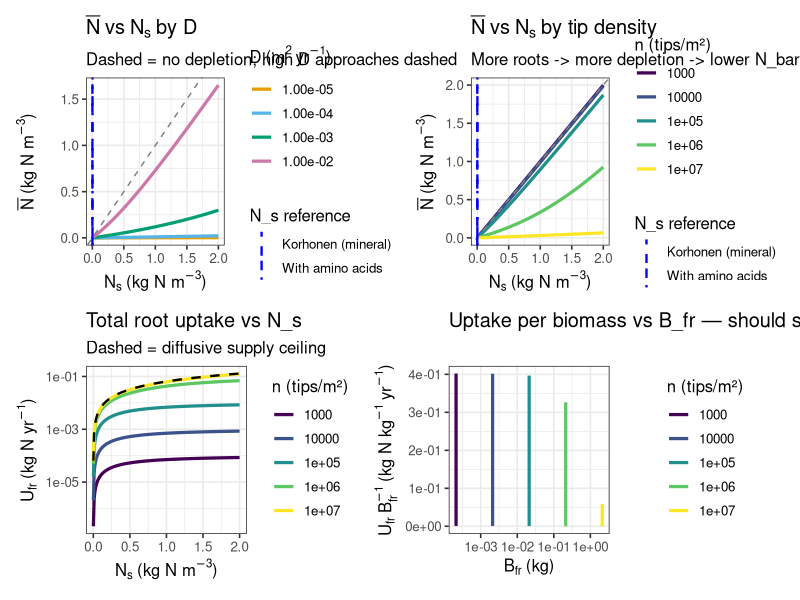
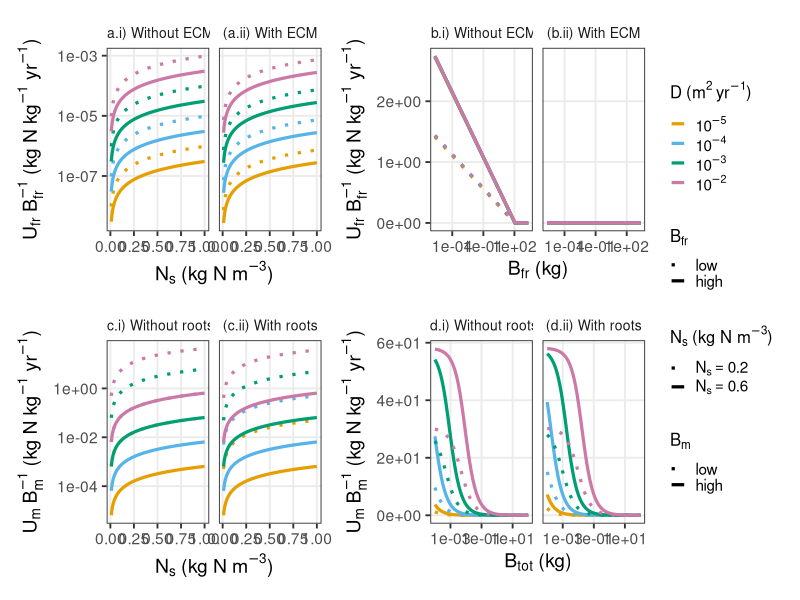
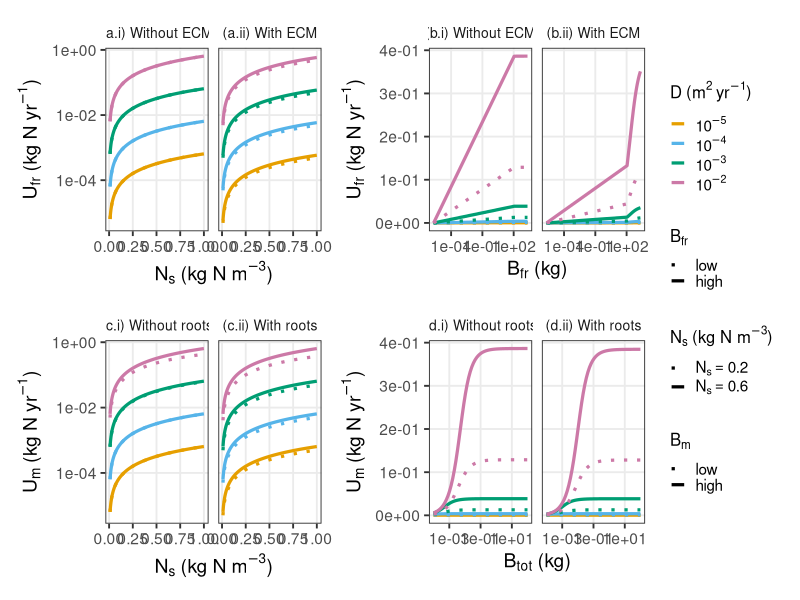
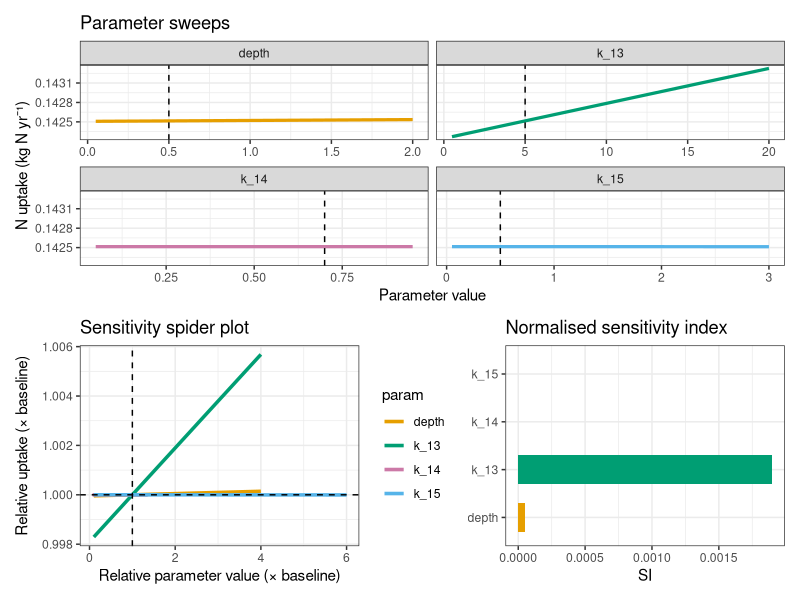
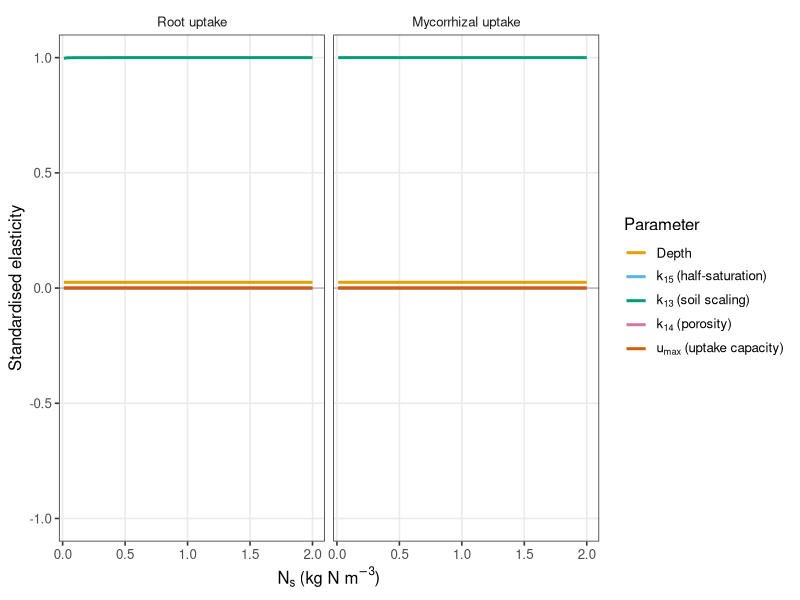
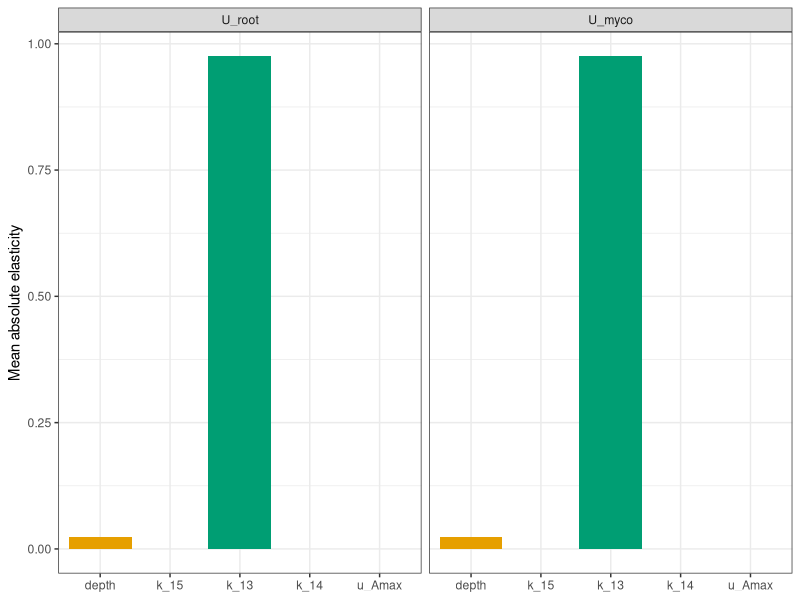

These figures' R source, in order:
## ---- chunk 1
knitr::opts_chunk$set(echo = TRUE, warning = FALSE, message = FALSE,
                      fig.width = 10, fig.height = 6)
library(ggplot2)
library(dplyr)
library(tidyr)
library(purrr)
library(gridExtra)
library(patchwork)
library(viridis)
## ---- chunk 2
###
### SOIL PARAMETERS
###

u_Amax    <- 0.088     # Area-based max uptake (kg N m^-2 year^-1)
D_default <- 1e-3     # Effective soil diffusion coefficient (m^2 year^-1)
k_15      <- 0.5      # Biochemical half-saturation constant (kg N m^-3)
depth     <- 0.5      # Rooting depth (m)

###
### ROOT PARAMETERS
###

myco_diameter <- 1e-5   # Hyphal diameter (m)
myco_density  <- 330    # Hyphal tissue density (kg m^-3)
l_hyp         <- 1e-4   # Hyphal segment length (m)
T_m           <- 2      # Mycorrhizal turnover rate (year^-1)
mycorrhized   <- 0.9    # Fraction of roots colonised by ECM

n <- 2.75e6
l <- 1.5

C_r <- 2

###
### EXTRA PARAMETERS
###

k_9  <- 0.01
k_8  <- 2.7
k_13 <- 5
k_14 <- 0.7

traits <- list(
  k_0 = 0.5, k_1 = 0.25, k_2 = 0.15, k_3 = 0.02,
  k_4 = 350,  k_5 = 150,  k_6 = 3,    k_7 = 3,
  k_8 = k_8,  k_9 = k_9
)

crown_area_fixed <- pi * C_r^2
B_cr_fixed       <- 0
rho_cr_fixed     <- 500
## ---- chunk 3
############################################################
## ROOT ARCHITECTURE FUNCTIONS
############################################################

root_diameter <- function(root_length, traits) {
  traits$k_1 / (root_length ^ traits$k_0)
}

root_cortex_proportion <- function(root_length, traits) {
  d <- root_diameter(root_length, traits)
  (traits$k_2 + traits$k_3 / d)^2
}

root_density <- function(root_length, traits) {
  PRD <- root_cortex_proportion(root_length, traits)
  traits$k_4 * PRD + traits$k_5
}

root_age <- function(root_length, traits) {
  d <- root_diameter(root_length, traits)
  traits$k_6 * (1 - exp(-traits$k_7 * d))
}

root_biomass_per_crown_area <- function(root_length, root_no, traits) {
  d_m   <- root_diameter(root_length, traits) / 1000
  rho   <- root_density(root_length, traits)
  l_tip <- root_length / 1000
  rho * (d_m / 2)^2 * l_tip * pi * root_no
}

root_mass <- function(root_length, root_no, crown_area, traits) {
  2 * root_biomass_per_crown_area(root_length, root_no, traits) * crown_area
}

############################################################
## SURFACE AREAS
############################################################

root_surface_area <- function(root_length, root_no, traits) {
  d_m   <- root_diameter(root_length, traits) / 1000
  l_tip <- root_length / 1000
  pi * d_m * l_tip * root_no
}

myco_surface_area <- function(B_m, myco_diameter, myco_density) {
  L_total <- B_m / (myco_density * pi * (myco_diameter / 2)^2)
  pi * myco_diameter * L_total
}

############################################################
## ROOT ZONE GEOMETRY
##
## Semi-ellipsoidal root zone of radius R = k_13 * C_r
## and depth q.
##   A_zone = 2*pi*R^2 + pi*R*q  (lateral + base)
##   r_zone = R
############################################################

zone_geometry <- function(C_r, q, k_13) {
  R      <- k_13 * C_r
  A_zone <- 2 * pi * R^2 + pi * R * q
  r_zone <- R
  list(A_zone = A_zone, r_zone = r_zone)
}

############################################################
## ACTIVE SURFACE AREA
##
## SA_active = (1 - m) * SA_fr + SA_m
##
## Colonised root surface (m * SA_fr) is excluded from
## direct uptake — nitrogen there is transferred via the
## fungal pool N_m rather than absorbed directly.
############################################################

active_surface_area <- function(SA_fr, SA_m, m) {
  (1 - m) * SA_fr + SA_m
}

############################################################
## MEAN SOIL CONCENTRATION N_bar
##
## From steady-state balance between diffusive supply
## and biochemical demand:
##
##   D*(N_s - N_bar)*A_zone/r_zone
##       = SA_active * u_Amax * N_bar/(N_bar + k_15)
##
## Cross-multiplying and collecting gives quadratic:
##   N_bar^2 + (k_15 + alpha - N_s)*N_bar - k_15*N_s = 0
##
## where alpha = u_Amax * SA_active * r_zone / (D * A_zone)
##
## Positive root:
##   b     = N_s - k_15 - alpha
##   N_bar = 0.5 * (b + sqrt(b^2 + 4*k_15*N_s))
############################################################

N_bar <- function(N_s, D, u_Amax, k_15,
                  SA_active, A_zone, r_zone) {
  if (SA_active <= 0) return(N_s)
  alpha <- u_Amax * SA_active * r_zone / (D * A_zone)
  b     <- N_s - k_15 - alpha
  disc  <- sqrt(b^2 + 4 * k_15 * N_s)
  if (b >= 0) 0.5 * (b + disc) else 2 * k_15 * N_s / (disc - b)
}

############################################################
## ORGAN UPTAKE
##
## U_fr = (1-m) * SA_fr * u_Amax * N_bar/(N_bar + k_15)
## U_m  =         SA_m  * u_Amax * N_bar/(N_bar + k_15)
##
## Both use N_bar. The (1-m) on U_fr is already embedded
## in SA_active used to compute N_bar, but also applied
## here to allocate the shared flux correctly between
## the two organ types.
############################################################

uptake_root <- function(SA_fr, m, u_Amax, k_15, Nbar) {
  (1 - m) * SA_fr * u_Amax * (Nbar / (Nbar + k_15))
}

uptake_myco <- function(SA_m, u_Amax, k_15, Nbar) {
  SA_m * u_Amax * (Nbar / (Nbar + k_15))
}

############################################################
## UPTAKE MODIFIERS
############################################################

uptake_age_modifier <- function(root_length, traits) {
  age <- root_age(root_length, traits)
  1 / (1 + exp(age - traits$k_8))
}

nitrogen_gate <- function(root_no, root_length, traits) {
  d  <- root_diameter(root_length, traits)
  SA <- root_no * pi * d * root_length
  SA / (SA + traits$k_9)
}

############################################################
## WHOLE-PLANT UPTAKE
##
## U_a = a_u * [U_fr + m * g(n,l) * T_m * max(0, N_m)]
##
## Note: (1-m) is already inside U_fr via uptake_root().
## The ECM transfer term handles nitrogen from colonised
## roots via the fungal pool N_m.
############################################################

plant_uptake <- function(N_s, N_m,
                         crown_area, root_length, root_no,
                         B_m, B_cr, rho_cr,
                         traits,
                         mycorrhized, T_m,
                         myco_diameter, myco_density, l_hyp,
                         C_r, q = 0.5, k_13 = 2, k_14 = 0.5,
                         u_Amax, D, k_15) {

  B_fr  <- root_mass(root_length, root_no, crown_area, traits)
  SA_fr <- root_surface_area(root_length, root_no, traits) * crown_area
  SA_m  <- myco_surface_area(B_m, myco_diameter, myco_density)

  geom    <- zone_geometry(C_r, q, k_13)
  SA_act  <- active_surface_area(SA_fr, SA_m, mycorrhized)

  Nbar     <- N_bar(N_s, D, u_Amax, k_15,
                    SA_act, geom$A_zone, geom$r_zone)
  F_supply <- D * N_s * geom$A_zone / geom$r_zone

  U_fr <- uptake_root(SA_fr, mycorrhized, u_Amax, k_15, Nbar)
  U_m  <- uptake_myco(SA_m, u_Amax, k_15, Nbar)

  a_u <- uptake_age_modifier(root_length, traits)
  g   <- nitrogen_gate(root_no, root_length, traits)

  ECM_transfer <- mycorrhized * g * T_m * max(0, N_m)
  U_a <- a_u * (U_fr + ECM_transfer)

  return(list(
    N_total      = U_a,
    U_fr         = U_fr,
    U_m          = U_m,
    SA_fr        = SA_fr,
    SA_m         = SA_m,
    SA_active    = SA_act,
    ECM_transfer = ECM_transfer,
    N_bar        = Nbar,
    F_supply     = F_supply,
    A_zone       = geom$A_zone,
    r_zone       = geom$r_zone,
    a_u          = a_u,
    g            = g,
    B_fr         = B_fr
  ))
}
## ---- chunk 4
N_s_vals    <- seq(0.001, 2,  length.out = 200)
n_vals      <- 10^seq(3, 7,   length.out = 5)
D_vals_diag <- c(1e-5, 1e-4, 1e-3, 1e-2)

geom_fixed <- zone_geometry(C_r, depth, k_13)
D_fmt <- formatC(D_vals_diag, format = "e", digits = 2)
cb_D  <- setNames(c("#E69F00", "#56B4E9", "#009E73", "#CC79A7"), D_fmt)

# N_bar vs N_s by D
df_D <- expand_grid(N_s = N_s_vals, D = D_vals_diag) %>%
  rowwise() %>%
  mutate(
    SA_fr   = root_surface_area(l, n, traits) * crown_area_fixed,
    SA_m    = myco_surface_area(0, myco_diameter, myco_density),
    SA_act  = active_surface_area(SA_fr, SA_m, mycorrhized),
    Nbar    = N_bar(N_s, D, u_Amax, k_15,
                    SA_act, geom_fixed$A_zone, geom_fixed$r_zone),
    D_label = factor(formatC(D, format = "e", digits = 2), levels = D_fmt)
  ) %>%
  ungroup()

# N_bar and uptake vs tip density
df_diag <- expand_grid(N_s = N_s_vals, n_tip = n_vals) %>%
  rowwise() %>%
  mutate(
    B_fr   = root_mass(l, n_tip, crown_area_fixed, traits),
    SA_fr  = root_surface_area(l, n_tip, traits) * crown_area_fixed,
    SA_act = active_surface_area(SA_fr, 0, mycorrhized),
    Nbar   = N_bar(N_s, D_default, u_Amax, k_15,
                   SA_act, geom_fixed$A_zone, geom_fixed$r_zone),
    U_fr   = uptake_root(SA_fr, mycorrhized, u_Amax, k_15, Nbar),
    U_per_B = U_fr / B_fr,
    F_sup  = D_default * N_s * geom_fixed$A_zone / geom_fixed$r_zone
  ) %>%
  ungroup() %>%
  mutate(n_label = factor(signif(n_tip, 2)))

nbar_bounds <- data.frame(
  xintercept = c(0.0012, 0.003),
  label      = c("Korhonen (mineral)", "With amino acids")
)

p_Nbar_D <- ggplot(df_D, aes(N_s, Nbar, colour = D_label)) +
  geom_line(linewidth = 1.1) +
  geom_abline(slope = 1, intercept = 0, linetype = "dashed", colour = "grey50") +
  geom_vline(data = nbar_bounds,
             aes(xintercept = xintercept, linetype = label),
             colour = "blue", linewidth = 0.8) +
  scale_linetype_manual(name = "N_s reference",
                        values = c("Korhonen (mineral)" = "dashed",
                                   "With amino acids"   = "dotdash")) +
  scale_colour_manual(values = cb_D,
                      name = expression(D~"(m"^2~"yr"^{-1}*")")) +
  labs(title = expression(bar(N)~"vs"~N[s]~"by D"),
       subtitle = "Dashed = no depletion; high D approaches dashed",
       x = expression(N[s]~"(kg N m"^{-3}*")"),
       y = expression(bar(N)~"(kg N m"^{-3}*")")) +
  theme_bw(base_size = 12)

p_Nbar_n <- ggplot(df_diag, aes(N_s, Nbar, colour = n_label)) +
  geom_line(linewidth = 1.1) +
  geom_abline(slope = 1, intercept = 0, linetype = "dashed", colour = "grey50") +
  geom_vline(data = nbar_bounds,
             aes(xintercept = xintercept, linetype = label),
             colour = "blue", linewidth = 0.8) +
  scale_linetype_manual(name = "N_s reference",
                        values = c("Korhonen (mineral)" = "dashed",
                                   "With amino acids"   = "dotdash")) +
  scale_colour_viridis_d(name = "n (tips/m\u00b2)") +
  labs(title = expression(bar(N)~"vs"~N[s]~"by tip density"),
       subtitle = "More roots -> more depletion -> lower N_bar",
       x = expression(N[s]~"(kg N m"^{-3}*")"),
       y = expression(bar(N)~"(kg N m"^{-3}*")")) +
  theme_bw(base_size = 12)

p_U_Ns <- ggplot(df_diag, aes(N_s, U_fr, colour = n_label)) +
  geom_line(linewidth = 1.1) +
  geom_line(aes(y = F_sup), colour = "black",
            linetype = "dashed", linewidth = 0.8) +
  scale_colour_viridis_d(name = "n (tips/m\u00b2)") +
  scale_y_log10(labels = scales::scientific) +
  labs(title = "Total root uptake vs N_s",
       subtitle = "Dashed = diffusive supply ceiling",
       x = expression(N[s]~"(kg N m"^{-3}*")"),
       y = expression(U[fr]~"(kg N yr"^{-1}*")")) +
  theme_bw(base_size = 12)

p_U_B <- ggplot(df_diag, aes(B_fr, U_per_B, colour = n_label)) +
  geom_line(linewidth = 1.1) +
  scale_colour_viridis_d(name = "n (tips/m\u00b2)") +
  scale_x_log10(labels = scales::scientific) +
  scale_y_continuous(labels = scales::scientific) +
  labs(title = "Uptake per biomass vs B_fr — should saturate",
       x = expression(B[fr]~"(kg)"),
       y = expression(U[fr]~B[fr]^{-1}~"(kg N kg"^{-1}~"yr"^{-1}*")")) +
  theme_bw(base_size = 12)

(p_Nbar_D | p_Nbar_n) / (p_U_Ns | p_U_B)
## ---- chunk 5
D_vals        <- c(1e-5, 1e-4, 1e-3, 1e-2)
D_levels      <- formatC(D_vals, format = "e", digits = 2)
u_max_fixed   <- 0.88/10
N_s_vals      <- seq(0.01, 1.0, length.out = 200)
N_s_highlight <- c(0.2, 0.6)

cb_two <- setNames(c("#E69F00", "#56B4E9", "#009E73", "#CC79A7"), D_levels)

D_labels_plot <- setNames(
  list(expression(10^{-5}), expression(10^{-4}),
       expression(10^{-3}), expression(10^{-2})),
  D_levels
)

df_basis <- tibble(n = seq(1e1, 1e10, length.out = 20), l = 1.5) %>%
  rowwise() %>%
  mutate(
    B_fr  = root_mass(l, n, crown_area_fixed, traits),
    SA_fr = root_surface_area(l, n, traits) * crown_area_fixed
  ) %>%
  ungroup()

B_highlight  <- c(df_basis$B_fr[7],  max(df_basis$B_fr))
SA_highlight <- c(df_basis$SA_fr[7], max(df_basis$SA_fr))
n_highlight  <- c(df_basis$n[7],     max(df_basis$n))

theme_pub <- theme_bw(base_size = 14) +
  theme(panel.grid.minor = element_blank(), strip.background = element_blank(),
        legend.position = "right", legend.text = element_text(size = 11),
        legend.title = element_text(size = 12), legend.key.size = unit(0.4, "cm"))

highlight_df <- tibble(B_fr  = B_highlight,
                       SA_fr = SA_highlight,
                       n_val = n_highlight)

# helper — uses mycorrhized and active_surface_area
get_Nbar <- function(N_s, D, SA_fr, B_m, C_r, q, k_13, m) {
  SA_m   <- myco_surface_area(B_m, myco_diameter, myco_density)
  SA_act <- active_surface_area(SA_fr, SA_m, m)
  geom   <- zone_geometry(C_r, q, k_13)
  N_bar(N_s, D, u_max_fixed, k_15,
        SA_act, geom$A_zone, geom$r_zone)
}

# ---- (a) U_fr per biomass vs N_s ----
df_root_Ns <- crossing(highlight_df,
                       myco = c("no myco", "myco"),
                       N_s  = N_s_vals,
                       D    = D_vals) %>%
  rowwise() %>%
  mutate(
    B_m_use    = ifelse(myco == "myco", 1.0, 0),
    m_use      = ifelse(myco == "myco", mycorrhized, 0),
    Nbar       = get_Nbar(N_s, D, SA_fr, B_m_use, C_r, depth, k_13, m_use),
    U_fr       = uptake_root(SA_fr, m_use, u_max_fixed, k_15, Nbar),
    U_fr_per_B = U_fr / B_fr,
    D_label    = factor(formatC(D, format = "e", digits = 2), levels = D_levels),
    B_label    = factor(ifelse(B_fr == min(B_highlight), "low", "high"),
                        levels = c("low", "high"))
  ) %>%
  ungroup() %>%
  mutate(panel = factor(ifelse(myco == "no myco",
                               "(a.i) Without ECM", "(a.ii) With ECM"),
                        levels = c("(a.i) Without ECM", "(a.ii) With ECM")))

p_root_Ns <- ggplot(df_root_Ns,
       aes(x = N_s, y = U_fr_per_B, colour = D_label, linetype = B_label)) +
  geom_line(linewidth = 1.1) + facet_wrap(~ panel) +
  scale_colour_manual(values = cb_two, labels = D_labels_plot,
                      name = expression(D~"(m"^2~"yr"^{-1}*")")) +
  scale_linetype_manual(values = c("low" = 3, "high" = 1), name = expression(B[fr])) +
  scale_y_log10(labels = scales::scientific) +
  labs(x = expression(N[s]~"(kg N m"^{-3}*")"),
       y = expression(U[fr]~B[fr]^{-1}~"(kg N kg"^{-1}~"yr"^{-1}*")")) +
  theme_pub + theme(strip.text = element_text(size = 10))

# ---- (b) U_fr per biomass vs B_fr ----
df_root_B <- df_basis %>%
  crossing(myco = c("no myco", "myco"), N_s = N_s_highlight, D = D_vals) %>%
  rowwise() %>%
  mutate(
    B_m_use    = ifelse(myco == "myco", 1.0, 0),
    m_use      = ifelse(myco == "myco", mycorrhized, 0),
    Nbar       = get_Nbar(N_s, D, SA_fr, B_m_use, C_r, depth, k_13, m_use),
    U_fr       = uptake_root(SA_fr, m_use, u_max_fixed, k_15, Nbar),
    U_fr_per_B = U_fr / B_fr,
    D_label    = factor(formatC(D, format = "e", digits = 2), levels = D_levels),
    N_label    = factor(as.character(N_s), levels = as.character(N_s_highlight))
  ) %>%
  ungroup() %>%
  mutate(panel = factor(ifelse(myco == "no myco",
                               "(b.i) Without ECM", "(b.ii) With ECM"),
                        levels = c("(b.i) Without ECM", "(b.ii) With ECM")))

p_root_B <- ggplot(df_root_B,
       aes(x = B_fr, y = U_fr_per_B, colour = D_label, linetype = N_label)) +
  geom_line(linewidth = 1.1) + facet_wrap(~ panel) +
  scale_colour_manual(values = cb_two, labels = D_labels_plot,
                      name = expression(D~"(m"^2~"yr"^{-1}*")")) +
  scale_linetype_manual(values = c("0.2" = 3, "0.6" = 1),
                        labels = c("0.2" = expression(N[s] == 0.2),
                                   "0.6" = expression(N[s] == 0.6)),
                        name = expression(N[s]~"(kg N m"^{-3}*")")) +
  scale_x_log10(labels = scales::scientific) +
  scale_y_continuous(labels = scales::scientific) +
  labs(x = expression(B[fr]~"(kg)"),
       y = expression(U[fr]~B[fr]^{-1}~"(kg N kg"^{-1}~"yr"^{-1}*")")) +
  theme_pub + theme(strip.text = element_text(size = 10))

# ---- (c) U_m per biomass vs N_s ----
# B_m highlights are independent ECM biomass values, not derived from df_basis
B_m_highlight <- c(0.01, 1.0)   # low and high ECM biomass (kg)

df_myco_Ns <- crossing(
    tibble(B_m   = B_m_highlight),
    root = c("no root", "root"),
    N_s  = N_s_vals,
    D    = D_vals) %>%
  rowwise() %>%
  mutate(
    SA_m      = myco_surface_area(B_m, myco_diameter, myco_density),
    SA_fr_use = ifelse(root == "root",
                       root_surface_area(l, n, traits) * crown_area_fixed, 0),
    m_use     = ifelse(root == "root", mycorrhized, 0),
    Nbar      = get_Nbar(N_s, D, SA_fr_use, B_m, C_r, depth, k_13, m_use),
    U_m       = uptake_myco(SA_m, u_max_fixed, k_15, Nbar),
    U_m_per_B = U_m / B_m,
    D_label   = factor(formatC(D, format = "e", digits = 2), levels = D_levels),
    B_label   = factor(ifelse(B_m == min(B_m_highlight), "low", "high"),
                       levels = c("low", "high"))
  ) %>%
  ungroup() %>%
  mutate(panel = factor(ifelse(root == "no root",
                               "(c.i) Without roots", "(c.ii) With roots"),
                        levels = c("(c.i) Without roots", "(c.ii) With roots")))

p_myco_Ns <- ggplot(df_myco_Ns,
       aes(x = N_s, y = U_m_per_B, colour = D_label, linetype = B_label)) +
  geom_line(linewidth = 1.1) + facet_wrap(~ panel) +
  scale_colour_manual(values = cb_two, labels = D_labels_plot,
                      name = expression(D~"(m"^2~"yr"^{-1}*")")) +
  scale_linetype_manual(values = c("low" = 3, "high" = 1), name = expression(B[m])) +
  scale_y_log10(labels = scales::scientific) +
  labs(x = expression(N[s]~"(kg N m"^{-3}*")"),
       y = expression(U[m]~B[m]^{-1}~"(kg N kg"^{-1}~"yr"^{-1}*")")) +
  theme_pub + theme(strip.text = element_text(size = 10))

# ---- (d) U_m per biomass vs B_m ----
# B_m swept independently over a wide range so D controls
# where saturation occurs — not derived from df_basis
f_root <- 0.5   # fraction of total biomass allocated to roots vs ECM

df_myco_B <- crossing(
    tibble(B_total = 10^seq(-4, 2, length.out = 60)),
    root = c("no root", "root"),
    N_s  = N_s_highlight,
    D    = D_vals) %>%
  rowwise() %>%
  mutate(
    B_m       = ifelse(root == "root", (1 - f_root) * B_total, B_total),
    B_fr_use  = ifelse(root == "root", f_root * B_total, 0),
    n_use     = ifelse(root == "root",
                  # invert root_mass to get n from B_fr
                  B_fr_use / (2 * root_biomass_per_crown_area(l, 1, traits)
                               * crown_area_fixed), 0),
    SA_fr_use = root_surface_area(l, n_use, traits) * crown_area_fixed,
    m_use     = ifelse(root == "root", mycorrhized, 0),
    SA_m      = myco_surface_area(B_m, myco_diameter, myco_density),
    Nbar      = get_Nbar(N_s, D, SA_fr_use, B_m, C_r, depth, k_13, m_use),
    U_m       = uptake_myco(SA_m, u_max_fixed, k_15, Nbar),
    U_m_per_B = U_m / B_m,
    D_label   = factor(formatC(D, format = "e", digits = 2), levels = D_levels),
    N_label   = factor(as.character(N_s), levels = as.character(N_s_highlight))
  ) %>%
  ungroup() %>%
  mutate(panel = factor(ifelse(root == "no root",
                               "(d.i) Without roots", "(d.ii) With roots"),
                        levels = c("(d.i) Without roots", "(d.ii) With roots")))

p_myco_B <- ggplot(df_myco_B,
       aes(x = B_total, y = U_m_per_B, colour = D_label, linetype = N_label)) +
  geom_line(linewidth = 1.1) + facet_wrap(~ panel) +
  scale_colour_manual(values = cb_two, labels = D_labels_plot,
                      name = expression(D~"(m"^2~"yr"^{-1}*")")) +
  scale_linetype_manual(values = c("0.2" = 3, "0.6" = 1),
                        labels = c("0.2" = expression(N[s] == 0.2),
                                   "0.6" = expression(N[s] == 0.6)),
                        name = expression(N[s]~"(kg N m"^{-3}*")")) +
  scale_x_log10(labels = scales::scientific) +
  scale_y_continuous(labels = scales::scientific) +
  labs(x = expression(B[tot]~"(kg)"),
       y = expression(U[m]~B[m]^{-1}~"(kg N kg"^{-1}~"yr"^{-1}*")")) +
  theme_pub + theme(strip.text = element_text(size = 10))

# per biomass figure
fig_uptake <- (p_root_Ns | p_root_B) / (p_myco_Ns | p_myco_B) +
  plot_layout(guides = "collect") & theme(legend.position = "right")
fig_uptake
## ---- chunk 6
p_root_Ns_tot <- ggplot(df_root_Ns,
       aes(x = N_s, y = U_fr, colour = D_label, linetype = B_label)) +
  geom_line(linewidth = 1.1) + facet_wrap(~ panel) +
  scale_colour_manual(values = cb_two, labels = D_labels_plot,
                      name = expression(D~"(m"^2~"yr"^{-1}*")")) +
  scale_linetype_manual(values = c("low" = 3, "high" = 1), name = expression(B[fr])) +
  scale_y_log10(labels = scales::scientific) +
  labs(x = expression(N[s]~"(kg N m"^{-3}*")"),
       y = expression(U[fr]~"(kg N yr"^{-1}*")")) +
  theme_pub + theme(strip.text = element_text(size = 10))

p_root_B_tot <- ggplot(df_root_B,
       aes(x = B_fr, y = U_fr, colour = D_label, linetype = N_label)) +
  geom_line(linewidth = 1.1) + facet_wrap(~ panel) +
  scale_colour_manual(values = cb_two, labels = D_labels_plot,
                      name = expression(D~"(m"^2~"yr"^{-1}*")")) +
  scale_linetype_manual(values = c("0.2" = 3, "0.6" = 1),
                        labels = c("0.2" = expression(N[s] == 0.2),
                                   "0.6" = expression(N[s] == 0.6)),
                        name = expression(N[s]~"(kg N m"^{-3}*")")) +
  scale_x_log10(labels = scales::scientific) +
  scale_y_continuous(labels = scales::scientific) +
  labs(x = expression(B[fr]~"(kg)"),
       y = expression(U[fr]~"(kg N yr"^{-1}*")")) +
  theme_pub + theme(strip.text = element_text(size = 10))

p_myco_Ns_tot <- ggplot(df_myco_Ns,
       aes(x = N_s, y = U_m, colour = D_label, linetype = B_label)) +
  geom_line(linewidth = 1.1) + facet_wrap(~ panel) +
  scale_colour_manual(values = cb_two, labels = D_labels_plot,
                      name = expression(D~"(m"^2~"yr"^{-1}*")")) +
  scale_linetype_manual(values = c("low" = 3, "high" = 1), name = expression(B[m])) +
  scale_y_log10(labels = scales::scientific) +
  labs(x = expression(N[s]~"(kg N m"^{-3}*")"),
       y = expression(U[m]~"(kg N yr"^{-1}*")")) +
  theme_pub + theme(strip.text = element_text(size = 10))

p_myco_B_tot <- ggplot(df_myco_B,
       aes(x = B_total, y = U_m, colour = D_label, linetype = N_label)) +
  geom_line(linewidth = 1.1) + facet_wrap(~ panel) +
  scale_colour_manual(values = cb_two, labels = D_labels_plot,
                      name = expression(D~"(m"^2~"yr"^{-1}*")")) +
  scale_linetype_manual(values = c("0.2" = 3, "0.6" = 1),
                        labels = c("0.2" = expression(N[s] == 0.2),
                                   "0.6" = expression(N[s] == 0.6)),
                        name = expression(N[s]~"(kg N m"^{-3}*")")) +
  scale_x_log10(labels = scales::scientific) +
  scale_y_continuous(labels = scales::scientific) +
  labs(x = expression(B[tot]~"(kg)"),
       y = expression(U[m]~"(kg N yr"^{-1}*")")) +
  theme_pub + theme(strip.text = element_text(size = 10))

fig_uptake_total <- (p_root_Ns_tot | p_root_B_tot) /
                    (p_myco_Ns_tot | p_myco_B_tot) +
  plot_layout(guides = "collect") & theme(legend.position = "right")
fig_uptake_total
## ---- chunk 7
N_s_fixed <- 1.0
N_m_fixed <- 0.1
B_m_fixed <- 0.5

run_uptake <- function(depth_val, k15_val, k13_val, k14_val) {
  plant_uptake(
    N_s = N_s_fixed, N_m = N_m_fixed,
    crown_area = crown_area_fixed,
    root_length = l, root_no = n,
    B_m = B_m_fixed, B_cr = B_cr_fixed, rho_cr = rho_cr_fixed,
    traits = traits, mycorrhized = mycorrhized, T_m = T_m,
    myco_diameter = myco_diameter, myco_density = myco_density, l_hyp = l_hyp,
    C_r = C_r, q = depth_val, k_13 = k13_val, k_14 = k14_val,
    u_Amax = u_Amax, D = D_default, k_15 = k15_val
  )$N_total
}

baseline_uptake <- run_uptake(depth, k_15, k_13, k_14)

n_pts <- 60
param_ranges <- list(
  depth = seq(0.05, 2.0,  length.out = n_pts),
  k_15  = seq(0.05, 3.0,  length.out = n_pts),
  k_13  = seq(0.5,  20.0, length.out = n_pts),
  k_14  = seq(0.05, 0.95, length.out = n_pts)
)

df_sa <- bind_rows(
  tibble(param = "depth", value = param_ranges$depth,
         uptake = sapply(param_ranges$depth, \(v) run_uptake(v,     k_15, k_13, k_14))),
  tibble(param = "k_15",  value = param_ranges$k_15,
         uptake = sapply(param_ranges$k_15,  \(v) run_uptake(depth, v,    k_13, k_14))),
  tibble(param = "k_13",  value = param_ranges$k_13,
         uptake = sapply(param_ranges$k_13,  \(v) run_uptake(depth, k_15, v,    k_14))),
  tibble(param = "k_14",  value = param_ranges$k_14,
         uptake = sapply(param_ranges$k_14,  \(v) run_uptake(depth, k_15, k_13, v   )))
) %>%
  mutate(param = factor(param, levels = c("depth", "k_15", "k_13", "k_14")))

eps <- 0.01
si_df <- tibble(
  param       = c("depth", "k_15", "k_13", "k_14"),
  default_val = c(depth,   k_15,   k_13,   k_14),
  SI = c(
    (run_uptake(depth*(1+eps), k_15,          k_13,          k_14        ) -
     run_uptake(depth*(1-eps), k_15,          k_13,          k_14        )) / (2*eps*baseline_uptake),
    (run_uptake(depth,          k_15*(1+eps),  k_13,          k_14        ) -
     run_uptake(depth,          k_15*(1-eps),  k_13,          k_14        )) / (2*eps*baseline_uptake),
    (run_uptake(depth,          k_15,          k_13*(1+eps),  k_14        ) -
     run_uptake(depth,          k_15,          k_13*(1-eps),  k_14        )) / (2*eps*baseline_uptake),
    (run_uptake(depth,          k_15,          k_13,          k_14*(1+eps)) -
     run_uptake(depth,          k_15,          k_13,          k_14*(1-eps))) / (2*eps*baseline_uptake)
  )
)

cb_sa <- c(depth = "#E69F00", k_15 = "#56B4E9", k_13 = "#009E73", k_14 = "#CC79A7")

df_spider <- df_sa %>%
  left_join(tibble(param = c("depth","k_15","k_13","k_14"),
                   default_val = c(depth, k_15, k_13, k_14)), by = "param") %>%
  mutate(rel_param  = value / default_val,
         rel_uptake = uptake / baseline_uptake)

p_spider <- ggplot(df_spider, aes(rel_param, rel_uptake, colour = param)) +
  geom_line(linewidth = 1.2) +
  geom_hline(yintercept = 1, linetype = "dashed") +
  geom_vline(xintercept = 1, linetype = "dashed") +
  scale_colour_manual(values = cb_sa) +
  labs(title = "Sensitivity spider plot",
       x = "Relative parameter value (\u00d7 baseline)",
       y = "Relative uptake (\u00d7 baseline)") + theme_bw()

p_tornado <- ggplot(si_df, aes(x = param, y = SI, fill = param)) +
  geom_col(width = 0.6, show.legend = FALSE) + coord_flip() +
  scale_fill_manual(values = cb_sa) +
  labs(title = "Normalised sensitivity index", x = NULL, y = "SI") + theme_bw()

baseline_vlines <- tibble(param = c("depth","k_15","k_13","k_14"),
                           xint  = c(depth,   k_15,  k_13,  k_14))

p_sweeps <- ggplot(df_sa, aes(value, uptake, colour = param)) +
  geom_line(linewidth = 1.1, show.legend = FALSE) +
  geom_vline(data = baseline_vlines, aes(xintercept = xint), linetype = "dashed") +
  facet_wrap(~param, scales = "free_x") +
  scale_colour_manual(values = cb_sa) +
  labs(title = "Parameter sweeps", x = "Parameter value",
       y = "N uptake (kg N yr\u207b\u00b9)") + theme_bw()

p_sweeps / (p_spider | p_tornado)
## ---- chunk 8
eps       <- 1e-4
N_vals    <- seq(0.01, 2, length.out = 80)
N_m_fixed <- 0.1
B_m_fixed <- 0.5

params     <- c("depth", "k_15", "k_13", "k_14", "u_Amax")
components <- c("U_root", "U_myco")

run_U <- function(N, depth, k_15, k_13, k_14, u_Amax) {
  out <- plant_uptake(
    N_s = N, N_m = N_m_fixed, crown_area = crown_area_fixed,
    root_length = l, root_no = n,
    B_m = B_m_fixed, B_cr = B_cr_fixed, rho_cr = rho_cr_fixed,
    traits = traits, mycorrhized = mycorrhized, T_m = T_m,
    myco_diameter = myco_diameter, myco_density = myco_density, l_hyp = l_hyp,
    C_r = C_r, q = depth, k_13 = k_13, k_14 = k_14,
    u_Amax = u_Amax, D = D_default, k_15 = k_15
  )
  c(U_total = out$N_total, U_root = out$U_fr, U_myco = out$U_m)
}

elasticity <- function(N, param, component, depth, k_15, k_13, k_14, u_Amax) {
  component <- as.character(component)
  base <- run_U(N, depth, k_15, k_13, k_14, u_Amax)[component]
  pert <- switch(param,
    depth  = run_U(N, depth*(1+eps),  k_15,          k_13,          k_14,          u_Amax        )[component],
    k_15   = run_U(N, depth,           k_15*(1+eps),  k_13,          k_14,          u_Amax        )[component],
    k_13   = run_U(N, depth,           k_15,           k_13*(1+eps),  k_14,          u_Amax        )[component],
    k_14   = run_U(N, depth,           k_15,           k_13,          k_14*(1+eps),  u_Amax        )[component],
    u_Amax = run_U(N, depth,           k_15,           k_13,          k_14,          u_Amax*(1+eps))[component]
  )
  (pert - base) / (eps * base + 1e-12)
}

grid <- expand.grid(N = N_vals, param = params,
                    component = components, KEEP.OUT.ATTRS = FALSE)

df <- grid %>%
  rowwise() %>%
  mutate(SI = elasticity(N, param, component,
                         depth = depth, k_15 = k_15,
                         k_13 = k_13, k_14 = k_14, u_Amax = u_Amax)) %>%
  ungroup() %>%
  mutate(SI_abs    = abs(SI),
         SI_scaled = SI / max(abs(SI), na.rm = TRUE))

importance <- df %>%
  group_by(param, component) %>%
  summarise(mean_abs_SI = mean(abs(SI), na.rm = TRUE), .groups = "drop")

cb_el <- c(depth = "#E69F00", k_15 = "#56B4E9", k_13 = "#009E73",
           k_14 = "#CC79A7", u_Amax = "#D55E00")

param_labels <- c(
  depth  = "Depth",
  k_15   = expression(k[15]~"(half-saturation)"),
  k_13   = expression(k[13]~"(soil scaling)"),
  k_14   = expression(k[14]~"(porosity)"),
  u_Amax = expression(u[max]~"(uptake capacity)")
)

comp_labels <- c(U_root = "Root uptake", U_myco = "Mycorrhizal uptake")

ggplot(df, aes(x = N, y = SI_scaled, colour = param)) +
  geom_hline(yintercept = 0, linewidth = 0.3, colour = "grey60") +
  geom_line(linewidth = 1) +
  facet_wrap(~ component, labeller = labeller(component = comp_labels)) +
  scale_colour_manual(values = cb_el, labels = param_labels) +
  scale_x_continuous(expand = expansion(mult = c(0.02, 0.05))) +
  scale_y_continuous(limits = c(-1, 1), oob = scales::squish) +
  labs(x = expression(N[s]~"(kg N m"^{-3}*")"),
       y = "Standardised elasticity", colour = "Parameter") +
  theme_bw(base_size = 12) +
  theme(legend.position = "right", strip.background = element_blank(),
        panel.grid.minor = element_blank())

ggplot(importance, aes(param, mean_abs_SI, fill = param)) +
  geom_col(show.legend = FALSE) +
  facet_wrap(~ component) +
  scale_fill_manual(values = cb_el) +
  theme_bw() +
  labs(x = NULL, y = "Mean absolute elasticity")
